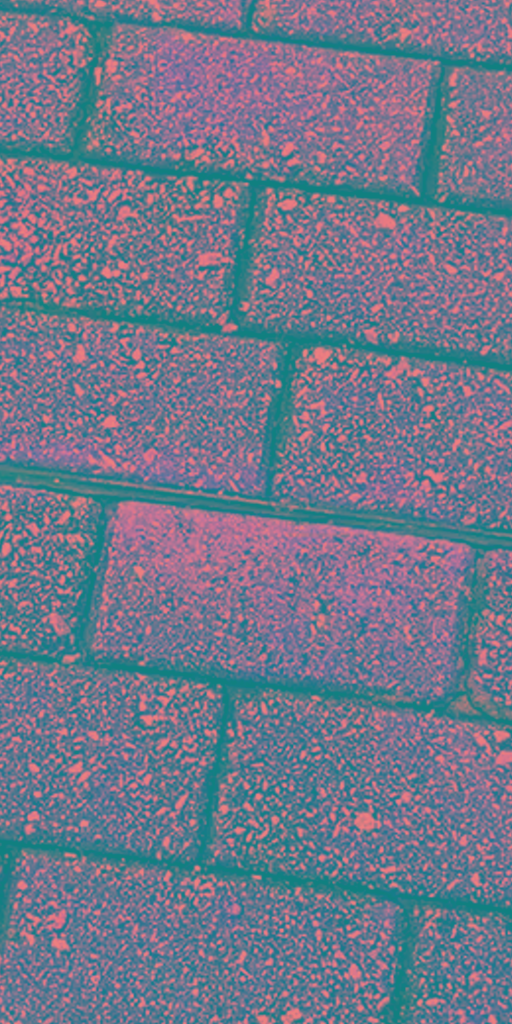
#> input picture reference/dataset/Test/Set1/lo_res/00000.png, 512 x 1024 px, given as the content of the folder rive/MA 797 Assignments (Fall 2021)/dataset/Train_dataset/HR, which was not available
$ jupyter execute --allow-errors Sub-Pixel_CNN.ipynb   (older library calls are emulated)   (text cells are left out)
#> lines starting #> are read from the running program, lines starting #| are printed output that depends on the picture; pictures that were not available may be replaced by others from this repository, and a replacement may not be noted
[cell 1]
import sys, os, cv2, glob
import math, random
import skimage, PIL
import numpy as np
import pandas as pd

import tensorflow as tf
from tensorflow import keras
from tensorflow.keras import layers
from tensorflow.keras.preprocessing.image import load_img, array_to_img, img_to_array
from tensorflow.keras.preprocessing import image_dataset_from_directory
from mpl_toolkits.axes_grid1.inset_locator import zoomed_inset_axes, mark_inset


import matplotlib.pyplot as plt
from IPython.display import display

[cell 2]
#Access data in Google Drive
from google.colab import drive
drive.mount('/content/drive')

[cell 3]
# Peak Signal to Noise Ratio (PSNR)
# [11 lines left out: function psnr, not called in this run]

[cell 4]
# Mean Square Error (MSE)
# [7 lines left out: function mse, not called in this run]

[cell 5]
# Structure similarity metric
from skimage.metrics import structural_similarity as ssim

[cell 6]
# Measure image quality
# [6 lines left out: function compare_images, not called in this run]

[cell 7]
main_folder = '/content/drive/My Drive/MA 797 Assignments (Fall 2021)'

# Zoom in by a factor of
factor = 4 #3, 4

hr_train_names = sorted(glob.glob(main_folder+'/dataset/Train_dataset/HR/*.png', recursive=True))
lr_train_names = sorted(glob.glob(main_folder+'/dataset/Train_dataset/LR/downscale_2/*.png', recursive=True))

hr_test_names = sorted(glob.glob(main_folder+'/dataset/Test_dataset/HR/*.png', recursive=True))
lr_test_names = sorted(glob.glob(main_folder+'/dataset/Test_dataset/LR/downscale_2/*.png', recursive=True))

[cell 8]
#dataset = os.path.join(main_folder, "images")
hr_test_names = os.path.join(main_folder, "/dataset/Test_dataset/HR")

test_img_paths = sorted([os.path.join(hr_test_names, fname)
        for fname in os.listdir(main_folder + hr_test_names)
        if fname.endswith(".png")])

[cell 9]
h, w, c = cv2.imread(hr_train_names[0]).shape
#> h = 1024; w = 512; c = 3
dh, dw, dc = cv2.imread(lr_train_names[0]).shape
#> dh = 1024; dw = 512; dc = 3
new_height = int(h / factor)
#> new_height = 256
new_width = int(w / factor)
#> new_width = 128

upscale_factor = 4
batch_size = 8

# Ground truth - High Resolution
hr_root_dir = os.path.join(main_folder + "/dataset/Train_dataset/HR/")
#> (the rest of this cell did not finish here and is left out)

#> (a cell that did not finish here is left out)

[cell 11]
def scaling(input_image):
    input_image = input_image / 255.0
    return input_image

# Scale from (0, 255) to (0, 1)
#> (the rest of this cell did not finish here and is left out)

#> (a cell that did not finish here is left out)

[cell 13]
# Use TF Ops to process.
# [14 lines left out: functions process_input, process_target, not called in this run]


#> (the rest of this cell did not finish here and is left out)

#> (a cell that did not finish here is left out)

[cell 15]
# [11 lines left out: function get_model, not called in this run]

[cell 16]
import matplotlib.pyplot as plt
from mpl_toolkits.axes_grid1.inset_locator import zoomed_inset_axes, mark_inset
import PIL


# [59 lines left out: functions plot_results, get_lowres_image, upscale_image, not called in this run]

[cell 17]
class ESPCNCallback(keras.callbacks.Callback):
    def __init__(self):
        super(ESPCNCallback, self).__init__()
        self.test_img = get_lowres_image(load_img(main_folder + test_img_paths[88]), upscale_factor)

    # Store PSNR value in each epoch.
    def on_epoch_begin(self, epoch, logs=None):
        self.psnr = []

    # [5 lines left out: function on_epoch_end, not called in this run]

    def on_test_batch_end(self, batch, logs=None):
        self.psnr.append(10 * math.log10(1 / logs["loss"]))

#> (a cell that did not finish here is left out)

[cell 19]
epochs = 50

#> (the rest of this cell did not finish here and is left out)

[cell 20]
total_bicubic_psnr = 0.0
total_test_psnr = 0.0
total_test_mse = 0.0
total_test_ssim = 0.0

#> (the rest of this cell did not finish here and is left out)

[cell 21]
import matplotlib.pyplot as plt
from mpl_toolkits.axes_grid1.inset_locator import zoomed_inset_axes
from mpl_toolkits.axes_grid1.inset_locator import mark_inset
import PIL

def plot_results(img, prefix, title):
  """Plot the result with zoom-in area."""
  img_array = img_to_array(img)
  img_array = img_array.astype("float32") / 255.0

  # Create a new figure with a default 111 subplot.
  fig, ax = plt.subplots()
  im = ax.imshow(img_array[::-1], origin="lower")

  plt.title(title)
  # zoom-factor: 2.0, location: upper-left
  axins = zoomed_inset_axes(ax, 2, loc=2)
  axins.imshow(img_array[::-1], origin="lower")

  # Specify the limits.
  x1, x2, y1, y2 = 100, 200, 50, 100  #200, 300, 100, 200
  # Apply the x-limits.
  axins.set_xlim(x1, x2)
  # Apply the y-limits.
  axins.set_ylim(y1, y2)

  plt.yticks(visible=False)
  plt.xticks(visible=False)

  # Make the line
  mark_inset(ax, axins, loc1=1, loc2=3, fc="none", ec="blue")
  plt.savefig(str(prefix) + "-" + title + ".png")
  plt.show()

[cell 22]
index = 21
#> (the rest of this cell did not finish here and is left out)

[cell 23]
index=21
highres_img = cv2.imread(main_folder + "/dataset/Train_dataset/HR/029_00049.png")
#> highres_img is the input picture: shape (1024, 512, 3); mean B, G, R 139.4, 119.5, 113.8
highres_img = cv2.rotate(highres_img, cv2.cv2.ROTATE_90_COUNTERCLOCKWISE)
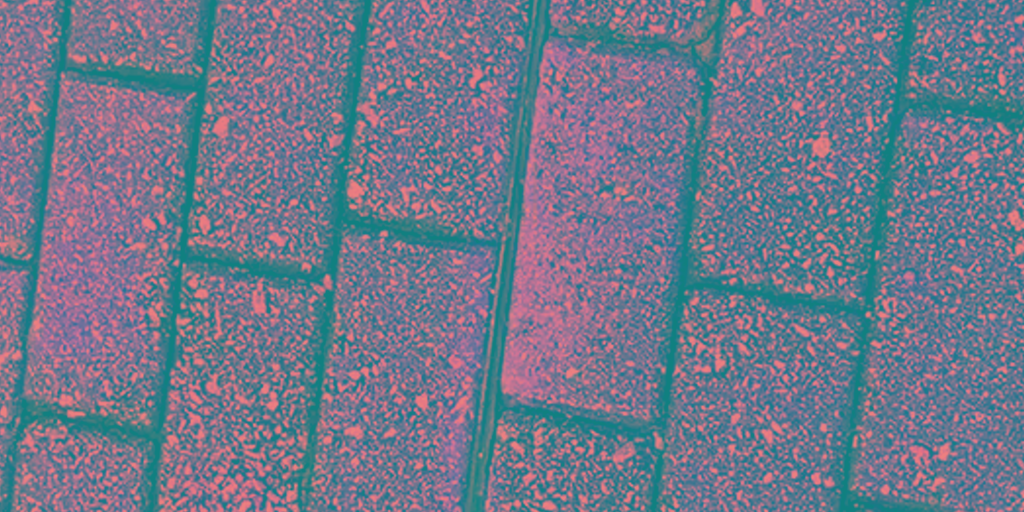
#> highres_img: shape (512, 1024, 3); mean B, G, R 139.4, 119.5, 113.8
plot_results(highres_img, index, "highres")
#> (the call stopped at in plot_results, `img_array = img_to_array(img)`: tensorflow is not available in this run)

[cell 24]
index=21
lowres_img = cv2.imread(main_folder + "/dataset/Train_dataset/LR/downscale_3/029_00049.png")
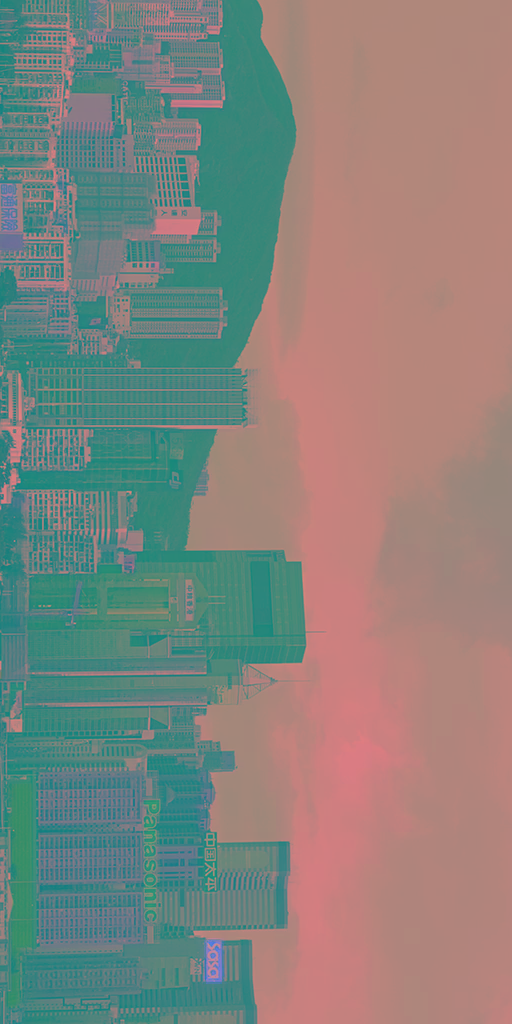
#> input picture reference/dataset/Train/Set1/hi_res/00000.png, 512 x 1024 px, given in place of 029_00049.png, which was not available
#> lowres_img is the input picture: shape (1024, 512, 3); mean B, G, R 125.1, 131.4, 132.6
lowres_img = cv2.rotate(lowres_img, cv2.cv2.ROTATE_90_COUNTERCLOCKWISE)
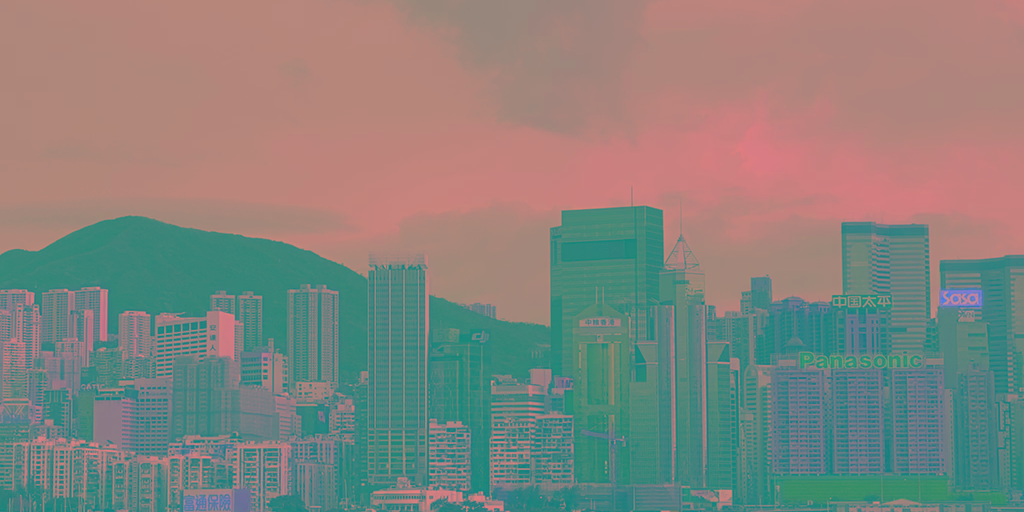
#> lowres_img: shape (512, 1024, 3); mean B, G, R 125.1, 131.4, 132.6
plot_results(lowres_img, index, "lowres")
#> (the call stopped at in plot_results, `img_array = img_to_array(img)`: tensorflow is not available in this run)
